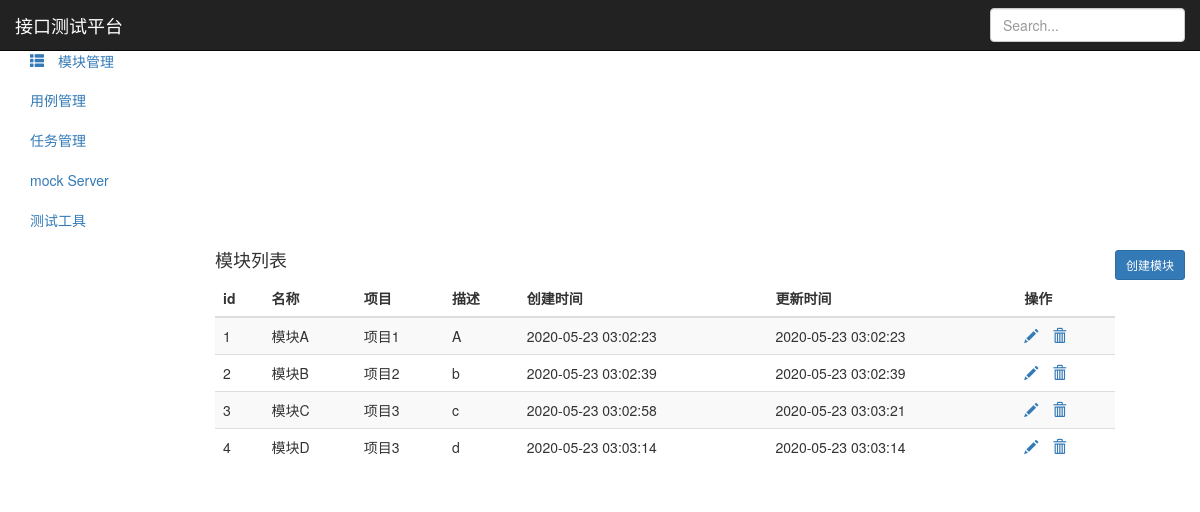
Page /module/ (signed in) on the committed database.
### module_app/models.py (models this page shows, shortened)
class Module(models.Model):
	project = models.ForeignKey(Project,on_delete=models.CASCADE) #删除关联数据与之关联的也删除
	name = models.CharField("名称",max_length=50,null=True)
	describe = models.TextField("描述",default="")
	create_time = models.DateTimeField("创建时间",auto_now_add=True)
	update_time = models.DateTimeField("更新时间",auto_now=True)

### project_app/models.py (models this page shows)
class Project(models.Model):
	name = models.CharField("名称",max_length=50,null=True)
	describe = models.TextField("描述",default="")
	status = models.BooleanField("状态",default=1)
	create_time = models.DateTimeField("创建时间",auto_now_add=True)
	update_time = models.DateTimeField("更新时间",auto_now=True)
	def __str__(self):
		return self.name

### module_app/views.py (the view)
# urls.py: path('',views.module_list),
@login_required
def module_list(request):
	module_all = Module.objects.all()
	return render(request,"module.html",{"modules":module_all,"type":"list"})

### templates/module.html (shortened to what this page needs)
{% extends "base.html" %}
{% block base%}
  <body>
    <nav class="navbar navbar-inverse navbar-fixed-top">
      <div class="container-fluid">
        <div class="navbar-header">
          <a class="navbar-brand" href="#">接口测试平台</a>
        </div>
        <div id="navbar" class="navbar-collapse collapse">
          <form class="navbar-form navbar-right">
            <input type="text" class="form-control" placeholder="Search...">
          </form>
        </div>
      </div>
    </nav>
    <div class="container-fluid">
      <div class="row">
        <div class="col-sm-3 col-md-2 sidebar">
          <ul class="nav nav-sidebar">
            <li>
              <a href="/project/">
                <i class="glyphicon glyphicon-th"> 项目管理</i>
              </a>
            </li>
            <li class="active">
              <a href="/module/">
                <i class="glyphicon glyphicon-th-list"> 模块管理</i>
              </a>
            </li>
          </ul>
          <ul class="nav nav-sidebar">
            <li><a href="/testcase/">用例管理</a></li>
            <li><a href="">任务管理</a></li>
          </ul>
          <ul class="nav nav-sidebar">
            <li><a href="">mock Server</a></li>
            <li><a href="">测试工具</a></li>
          </ul>
        </div>
        <div class="col-sm-9 col-sm-offset-3 col-md-10 col-md-offset-2 main">
          {% if type == "list" %}
          <h4 class="sub-header">模块列表<button type="button" class="btn btn-sm btn-primary" style="float: right;" onclick="location.href='/module/add_module/'">创建模块</button></h4>
          <div class="table-responsive">
            <table class="table table-striped">
              <thead>
                <tr>
                  <th>id</th>
                  <th>名称</th>
                  <th>项目</th>
                  <th>描述</th>
                  <th>创建时间</th>
                  <th>更新时间</th>
                  <th>操作</th>
                </tr>
              </thead>
              <tbody>
                {% for m in modules %}
                <tr>
                  <td>{{ m.id }}</td>
                  <td>{{ m.name }}</td>
                  <td>{{ m.project }}</td>
                  <td>{{ m.describe }}</td>
                  <td>{{ m.create_time | date:"Y-m-d H:i:s" }}</td>
                  <td>{{ m.update_time | date:"Y-m-d H:i:s" }}</td>
                  <td>
                    <a href="/module/edit_module/{{m.id}}/"><i class="glyphicon glyphicon-pencil"></i></a>
                    <a href="/module/delete_module/{{m.id}}/" style="margin-left: 10px;"><i class="glyphicon glyphicon-trash"></i></a>
                  </td>
                </tr>
                {% endfor %}
              </tbody>
            </table>
          </div>
          {% endif %}
        </div>
      </div>
    </div>
</body>
{% endblock %}

### templates/base.html (shortened to what this page needs)
<!DOCTYPE html>
<html lang="zh-CN">
  <head>
    <link href="https://cdn.bootcss.com/bootstrap/3.3.7/css/bootstrap.min.css" rel="stylesheet">
    <link href="https://v3.bootcss.com/examples/dashboard/dashboard.css" rel="stylesheet">
    <link rel="stylesheet" href="https://cdn.jsdelivr.net/npm/bootstrap-select@1.13.9/dist/css/bootstrap-select.min.css">
    {% load static %}
    <!-- {% load bootstrap3 %}
    {% bootstrap_css %}
    {% bootstrap_javascript %} -->
  </head>
    {% block base %}
    {% endblock %}
</html>

### rows in the picture
Module: id "1", name "模块A", project "项目1", describe "A", create_time "2020-05-23 03:02:23", update_time "2020-05-23 03:02:23"
Module: id "2", name "模块B", project "项目2", describe "b", create_time "2020-05-23 03:02:39", update_time "2020-05-23 03:02:39"
Module: id "3", name "模块C", project "项目3", describe "c", create_time "2020-05-23 03:02:58", update_time "2020-05-23 03:03:21"
Module: id "4", name "模块D", project "项目3", describe "d", create_time "2020-05-23 03:03:14", update_time "2020-05-23 03:03:14"
